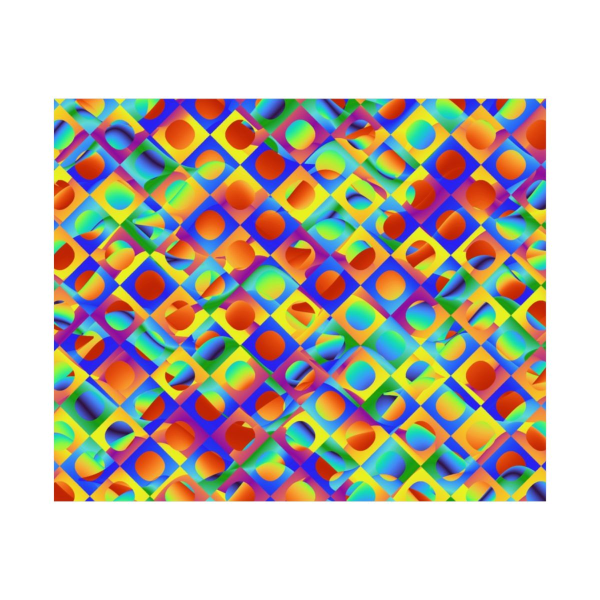
#> input picture Codebase/Automation/Mockup_Generation/test/image_0.jpg, 1200 x 1200 px (shown at 1/2 size)
$ python -i new_v2.py   (imports and definitions only)
#> lines starting #> are read from the running program, lines starting #| are printed output that depends on the picture; after the words box and inside, x2 and y2 are one past the last pixel; in counts of white or black regions, pixels touching at a corner belong together
import numpy as np
import matplotlib.pyplot as plt
from scipy.ndimage import gaussian_filter
import matplotlib
from matplotlib.colors import LogNorm, PowerNorm
import cv2  # OpenCV for the tessellation overlay

# Use Agg backend for non-interactive plotting
# [1 line not run here, left out]

# --- Particle simulation classes & functions ---


class Particle:
    def __init__(self, mass, position, velocity, i):
        self.mass = mass
        self.position = np.array(position)
        self.velocity = np.array(velocity)
        self.i = i

    def update_position(self, time_step):
        p_rad = 0.01470588  # particle radius
        self.position += self.velocity * time_step

        # Reflect off boundaries (assumes a [0,1] box)
        for i in range(2):  # x and y
            if self.position[i] <= 0 + p_rad or self.position[i] >= 1 - p_rad:
                self.velocity[i] = -self.velocity[i]

    def apply_force(self, force, time_step):
        acceleration = force / self.mass
        self.velocity += acceleration * time_step
        self.update_position(time_step)

    def check_collision(self, other, col_mat, i, k):
        col_axis = self.position - other.position
        magnitude = np.linalg.norm(col_axis)
        p_rad = 0.01470588

        if magnitude <= 2 * p_rad:
            if np.dot(col_axis, self.velocity) * np.dot(col_axis, other.velocity) < 0:
                ucol_axis = col_axis / magnitude
                smag = np.dot(ucol_axis, self.velocity)
                omag = np.dot(ucol_axis, other.velocity)

                # Perfectly elastic collision: swap the projected velocity components
                self.velocity = omag * ucol_axis + (self.velocity - smag * ucol_axis)
                other.velocity = smag * ucol_axis + (other.velocity - omag * ucol_axis)

                # Mark collision as handled
                col_mat[i, k] = True
                col_mat[k, i] = True
        return

# --- Simulation Parameters ---
mass = 1.0
num_particles = 100
time_step = 0.1
num_steps = 500
force = np.array([0, 0])  # no external force
grid_size = 1000  # You can increase this for a finer simulation grid
line_width = 2   # affects the Gaussian spread

# --- Initialize Particles ---
particles = {}
# [7 lines not run here, left out]

# --- Create Path Density Grid ---
path_density = np.zeros((grid_size, grid_size))

# [12 lines not run here, left out]

#10000, 7*10, 6
# Apply Gaussian filter for line–width effect
path_density = gaussian_filter(path_density, sigma=9 * line_width)

# Normalize the density values to [0,1]
min_val = np.min(path_density)
max_val = np.max(path_density)
normalized_path_density = (path_density - min_val) / (max_val - min_val)

# --- Build a Custom Cyclic Colormap from "binary" ---
import matplotlib.colors as mcolors

binary_cmap = plt.get_cmap("binary")
N = 4096
x = np.linspace(0, 1, N)
cyclic_map = 0.5 * (1 - np.cos(28 * np.pi * x))
cyclic_colors = binary_cmap(cyclic_map)
cyclic_binary = mcolors.ListedColormap(cyclic_colors, name="cyclic_binary")

colormap_name = 'cyclic_binary'

# --- Plot and Save the Heatmap ---
# [1 line not run here, left out]

# Only show a central part of the grid (to avoid edge artifacts)
param = 0
start = int(grid_size * param)
end = int(grid_size * (1 - param))

# [8 lines of commented-out code are left out]
from ScriptedStyles.Designs.Releases.ismethods.check import unique_filename
# output_filename = unique_filename('/Users/henryschnieders/downloads/2d_heatmap_powernorm_' +
#                                   colormap_name + '_strange' + '.jpg')
# plt.savefig(output_filename, dpi=1200, bbox_inches='tight', pad_inches=0)
# plt.close()


# --- Optional: Voronoi Tessellation Overlay ---
# --- Optional: Voronoi Tessellation Overlay ---
import cv2
import numpy as np

import cv2
import numpy as np

# [51 lines of commented-out code are left out]

import cv2
import numpy as np

def find_black_ball_centers(image,
                            threshold_val=50,
                            morph_kernel_size=3,
                            min_area=100,
                            max_area=None):
    """
    Detects large black "balls" in an image and returns their centroids in pixel coordinates.

    Parameters:
        image (np.ndarray): Input image (BGR or grayscale).
        threshold_val (int): Threshold value for separating dark regions.
        morph_kernel_size (int): Size of the morphological kernel used
                                 to reduce noise and close small holes.
        min_area (float): Minimum contour area to be considered a valid ball.
        max_area (float): Maximum contour area to be considered a valid ball.
                          If None, no upper bound check is performed.

    Returns:
        centers (list of tuples): List of (x, y) centroids (in pixels) for the detected balls.
    """
    # 1. Convert to grayscale if needed.
    if len(image.shape) == 3:
        gray = cv2.cvtColor(image, cv2.COLOR_BGR2GRAY)
    else:
        gray = image

    # 2. Threshold the image so that dark regions become "white" foreground.
    #    Using THRESH_BINARY_INV: dark pixels => white (255), background => black (0).
    _, thresh = cv2.threshold(gray, threshold_val, 255, cv2.THRESH_BINARY_INV)

    # 3. Morphological closing (dilate then erode) to close holes.
    kernel = cv2.getStructuringElement(cv2.MORPH_ELLIPSE, (morph_kernel_size, morph_kernel_size))
    closed = cv2.morphologyEx(thresh, cv2.MORPH_CLOSE, kernel)

    # 4. Find contours.
    contours, _ = cv2.findContours(closed, cv2.RETR_EXTERNAL, cv2.CHAIN_APPROX_SIMPLE)

    # 5. Compute centroids for valid contours.
    centers = []
    for cnt in contours:
        area = cv2.contourArea(cnt)
        if area < min_area:
            continue
        if max_area is not None and area > max_area:
            continue

        M = cv2.moments(cnt)
        if M["m00"] != 0:
            cx = int(M["m10"] / M["m00"])
            cy = int(M["m01"] / M["m00"])
            centers.append((cx, cy))

    return centers


# [32 lines of commented-out code are left out]
def high_res_voronoi_overlay(base_image, points, scale_factor=4,
                             line_color=(255, 255, 255), thickness=1,
                             normalized_points=True):
    """
    Overlays a Voronoi tessellation onto a high-resolution version of the base image.

    Parameters:
        base_image (np.ndarray): The background image (BGR).
        points (list/array of tuples): The point locations.
            • If normalized_points is True (default), each point is assumed to be in [0,1]×[0,1].
            • If False, each point is assumed to be given in pixel coordinates.
        scale_factor (int): Factor to scale up the image for high-res rendering.
        line_color (tuple): Color of the Voronoi lines (in BGR).
        thickness (int): Base line thickness (will be scaled up).
        normalized_points (bool): Whether the input points are normalized (default True).

    Returns:
        final_image (np.ndarray): The base image with the Voronoi overlay.
    """
    # Get original dimensions.
    orig_height, orig_width = base_image.shape[:2]

    # Create a high-resolution version of the image.
    hi_res_width = orig_width * scale_factor
    hi_res_height = orig_height * scale_factor
    hi_res_image = cv2.resize(base_image, (hi_res_width, hi_res_height), interpolation=cv2.INTER_CUBIC)

    # Scale up the line thickness.
    hi_res_thickness = thickness * scale_factor

    # Create a Subdiv2D object for computing the tessellation.
    subdiv = cv2.Subdiv2D((0, 0, hi_res_width, hi_res_height))

    # Insert each point into the Subdiv2D.
    for p in points:
        if normalized_points:
            # Convert normalized coordinate to pixel coordinate,
            # then apply the high-res scale factor.
            x = int(np.clip(p[0] * orig_width * scale_factor, 0, hi_res_width - 1))
            y = int(np.clip(p[1] * orig_height * scale_factor, 0, hi_res_height - 1))
        else:
            # Points are already in pixel coordinates.
            x = int(np.clip(p[0] * scale_factor, 0, hi_res_width - 1))
            y = int(np.clip(p[1] * scale_factor, 0, hi_res_height - 1))
        subdiv.insert((x, y))

    # Retrieve Voronoi facets.
    facets, _ = subdiv.getVoronoiFacetList([])

    # Draw each facet as an anti-aliased polygon.
    for facet in facets:
        facet_int = np.array(facet, np.int32)
        cv2.polylines(hi_res_image, [facet_int], isClosed=True,
                      color=line_color, thickness=hi_res_thickness, lineType=cv2.LINE_AA)

    # Downsample back to the original image size.
    final_image = cv2.resize(hi_res_image, (orig_width, orig_height), interpolation=cv2.INTER_AREA)
    return final_image


# Convert the heatmap to a colored background using the custom cyclic colormap.


heatmap_data = normalized_path_density[start:end, start:end]
colored_heatmap = cyclic_binary(heatmap_data)  # returns RGBA values in [0,1]
colored_heatmap_rgb = (colored_heatmap[:, :, :3] * 255).astype(np.uint8)
heatmap_bgr = cv2.cvtColor(colored_heatmap_rgb, cv2.COLOR_RGB2BGR)
#> heatmap_bgr: shape (1000, 1000, 3); every value is 0
heatmap_bgr = cv2.bitwise_not(heatmap_bgr)
#> heatmap_bgr: shape (1000, 1000, 3); every value is 255

# To overlay the Voronoi, obtain the final particle positions (still normalized [0,1]).
particle_positions = np.array([p.position for p in particles.values()])
# Example usage:
# Assume `heatmap_bgr` is your colored background image (BGR, e.g., 900x900).


# Example usage:

# Suppose 'image.jpg' is similar to the one you attached

ball_centers = find_black_ball_centers(
    image=heatmap_bgr,
    threshold_val=50,       # Adjust if your black circles are darker or lighter
    morph_kernel_size=5,    # Increase if you need more smoothing/closing
    min_area=50,            # Filter out small specks
    max_area=50000          # You can remove or adjust as needed
)
#> in find_black_ball_centers, `gray = cv2.cvtColor(image, cv2.COLOR_BGR2GRAY)`: gray: shape (1000, 1000); every value is 255
#> in find_black_ball_centers, `_, thresh = cv2.threshold(gray, threshold_val, 255, cv2.THRESH_BINARY_..`: thresh: shape (1000, 1000); every value is 0
#> in find_black_ball_centers, `contours, _ = cv2.findContours(closed, cv2.RETR_EXTERNAL, cv2.CHAIN_AP..`: contours = []
#> ball_centers = []
# [1 line not run here, left out]

# # For visualization, draw circles at the detected centers
# for (x, y) in ball_centers:
#     cv2.circle(img, (x, y), 5, (0, 0, 255), -1)

# # Show or save the result
# cv2.imwrite("annotated_image.jpg", img)
# reference_points, avg_center = find_reference_points(heatmap_bgr)


# Apply the Voronoi tessellation overlay.
heatmap_with_voronoi = high_res_voronoi_overlay(heatmap_bgr, particle_positions, line_color=(255, 255, 255), thickness=1, normalized_points=True)
#> in high_res_voronoi_overlay, `hi_res_image = cv2.resize(base_image, (hi_res_width, hi_res_height), i..`: hi_res_image: shape (4000, 4000, 3); every value is 255

# Save the final image with the overlay.
# [2 lines that did not run here, left out]
# [1 line not run here, left out]

>>> import cv2
>>> picture = cv2.imread('../../../../../../Codebase/Automation/Mockup_Generation/test/image_0.jpg')
#> picture is the input picture: shape (1200, 1200, 3); mean B, G, R 178.1, 187.9, 193.9
>>> result = find_black_ball_centers(picture)
#> call 2 of find_black_ball_centers, with threshold_val = 50, morph_kernel_size = 3, min_area = 100
#> in find_black_ball_centers (call 2), `gray = cv2.cvtColor(image, cv2.COLOR_BGR2GRAY)`:
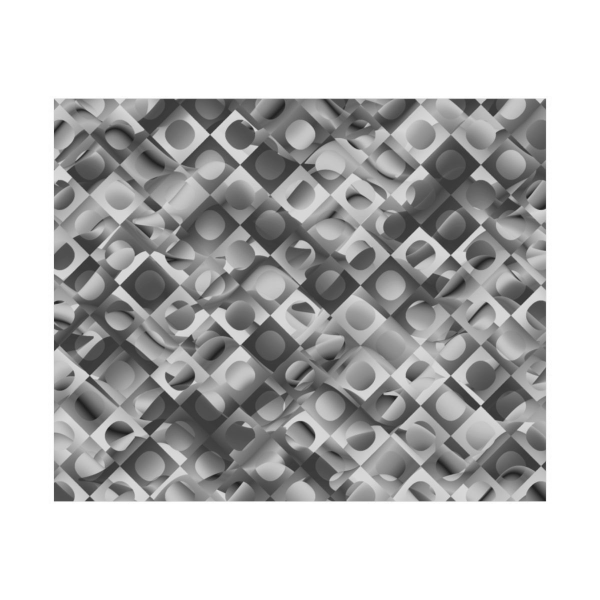
#> gray: shape (1200, 1200) (shown at 1/2 size); min 22, max 255, mean 188.6
#> in find_black_ball_centers (call 2), `_, thresh = cv2.threshold(gray, threshold_val, 255, cv2.THRESH_BINARY_..`:
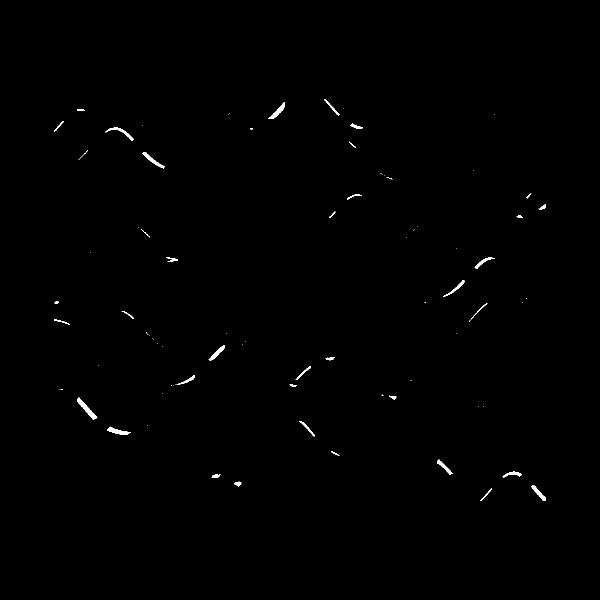
#> thresh: shape (1200, 1200) (shown at 1/2 size); 0.37% white; 84 white regions (46 under 20 px), largest, box (x1, y1, x2, y2) and area: (154, 795, 195, 839) 470, (214, 853, 262, 870) 338, (536, 204, 570, 238) 329
#> in find_black_ball_centers (call 2), `kernel = cv2.getStructuringElement(cv2.MORPH_ELLIPSE, (morph_kernel_si..`: kernel = [[0, 1, 0], [1, 1, 1], [0, 1, 0]]
#> in find_black_ball_centers (call 2), `closed = cv2.morphologyEx(thresh, cv2.MORPH_CLOSE, kernel)`: closed: shape (1200, 1200); 0.37% white; 84 white regions (46 under 20 px)
#> in find_black_ball_centers (call 2), `contours, _ = cv2.findContours(closed, cv2.RETR_EXTERNAL, cv2.CHAIN_AP..`: contours = 84 contours, 52 with area under 20; largest, box (x1, y1, x2, y2) and area: (154, 795, 195, 839) 422, (214, 853, 262, 870) 291, (536, 204, 570, 238) 290, (285, 304, 329, 337) 281, (417, 690, 449, 721) 251
#> the loop in find_black_ball_centers (call 2), `for cnt in contours:` made 84 passes
#> (area, cx, cy) on passes 2, 5, 6, 8, 10, 13, 25, 26, 30, 47, 48, 70: (241, 1077, 985), (155.5, 1025, 947), (209.5, 888, 933), (291, 234, 862), (114, 614, 855), (421.5, 173, 817), (115, 376, 759), (107.5, 606, 744), (251, 433, 705), (175.5, 912, 575), (173.5, 965, 524), (281, 304, 319)
#> area on passes 1, 3, 4, 7, 14, 22: 55, 75, 68, 28, 45, 33
#> after the loop in find_black_ball_centers (call 2), `for cnt in contours:`: centers = [(1077, 985), (1025, 947), (888, 933), (234, 862), (614, 855), (173, 817), (376, 759), (606, 744), (433, 705), (912, 575), (965, 524), (304, 319), (244, 264), (555, 222), (664, 215)]
#> result has the same summary as centers in find_black_ball_centers

$ run again, on Codebase/Automation/Mockup_Generation/test/image_2.jpg
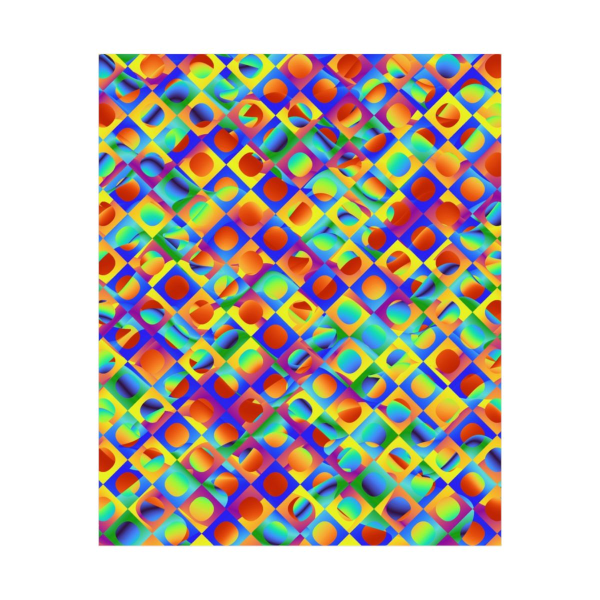
#> input picture Codebase/Automation/Mockup_Generation/test/image_2.jpg, 1200 x 1200 px (shown at 1/2 size)
#> gray: shape (1000, 1000); every value is 255
#> thresh: shape (1000, 1000); every value is 0
#> contours = []
#> hi_res_image: shape (4000, 4000, 3); every value is 255
#> picture is the input picture: shape (1200, 1200, 3); mean B, G, R 178.5, 187.6, 193.8
#> in find_black_ball_centers (call 2), `gray = cv2.cvtColor(image, cv2.COLOR_BGR2GRAY)`:
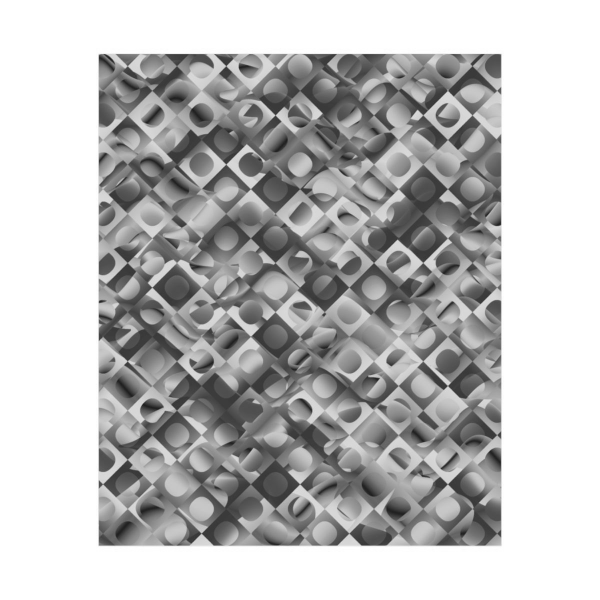
#> gray: shape (1200, 1200) (shown at 1/2 size); min 22, max 255, mean 188.4
#> in find_black_ball_centers (call 2), `_, thresh = cv2.threshold(gray, threshold_val, 255, cv2.THRESH_BINARY_..`:
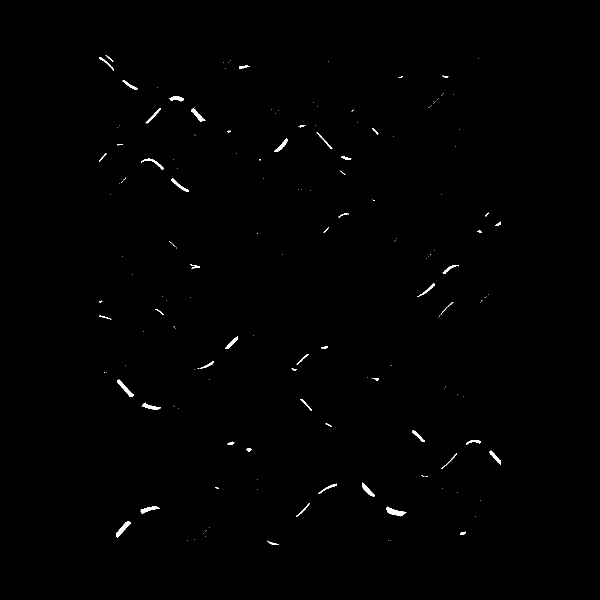
#> thresh: shape (1200, 1200) (shown at 1/2 size); 0.44% white; 174 white regions (123 under 20 px), largest, box (x1, y1, x2, y2) and area: (773, 1013, 813, 1033) 359, (232, 1043, 262, 1076) 325, (234, 759, 268, 794) 315
#> kernel = [[0, 1, 0], [1, 1, 1], [0, 1, 0]]
#> closed: shape (1200, 1200); 0.44% white; 171 white regions (120 under 20 px)
#> contours = 171 contours, 126 with area under 20; largest, box (x1, y1, x2, y2) and area: (773, 1013, 813, 1033) 318, (232, 1043, 262, 1076) 292, (234, 759, 268, 794) 280, (382, 215, 411, 243) 222, (724, 965, 750, 993) 216
#> the loop in find_black_ball_centers (call 2), `for cnt in contours:` made 171 passes
#> (area, cx, cy) on passes 12, 14, 15, 23, 28, 32, 37, 44: (291.5, 245, 1057), (318, 789, 1023), (206, 297, 1018), (216, 734, 980), (164.5, 989, 913), (140, 835, 871), (188.5, 300, 813), (280, 250, 776)
#> after the loop in find_black_ball_centers (call 2), `for cnt in contours:`: centers = [(245, 1057), (789, 1023), (297, 1018), (734, 980), (989, 913), (835, 871), (300, 813), (250, 776), (463, 685), (855, 578), (898, 537), (358, 370), (308, 325), (562, 291), (306, 231), (394, 230), (353, 196), (259, 170)]
#> result has the same summary as centers in find_black_ball_centers
